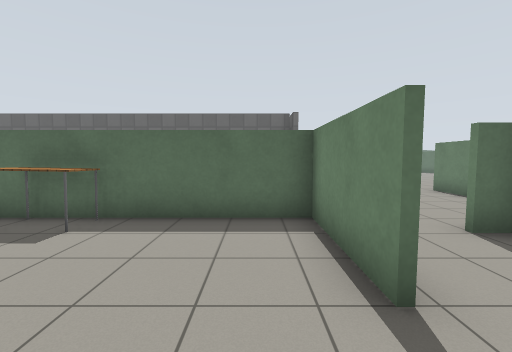
view 1 (above)

20 first-person views from a walk through a world built for the Gazebo simulator. The camera is 1.2 m above the floor, tilts 4° down and sees 90° across. The floor is counted in squares, 1 m on a side. Each view is taken from the middle of a square. On the plan, view 1 faces up. The plan holds only what a view shows up to about 12 squares ahead; the rest is blank. The place goes on beyond the plan. Robots are left out. Gazebo's built-in surfaces are drawn with simple patterns.

view 2
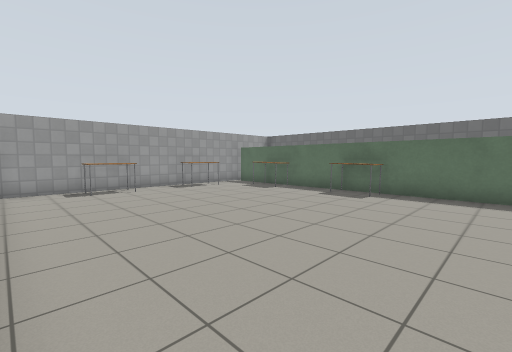

view 3
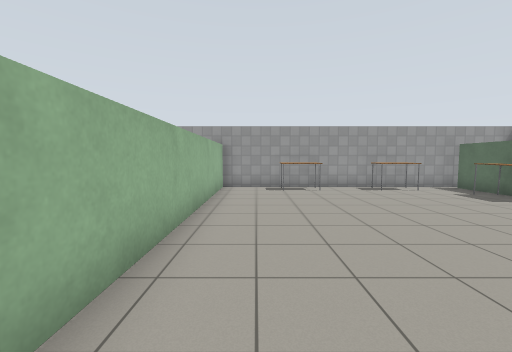

view 4
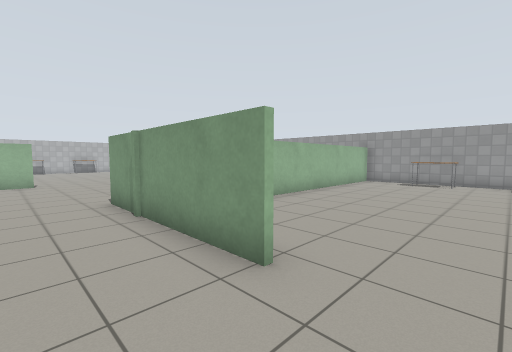

view 5
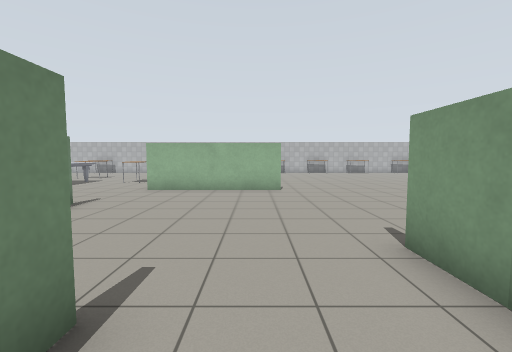

view 6
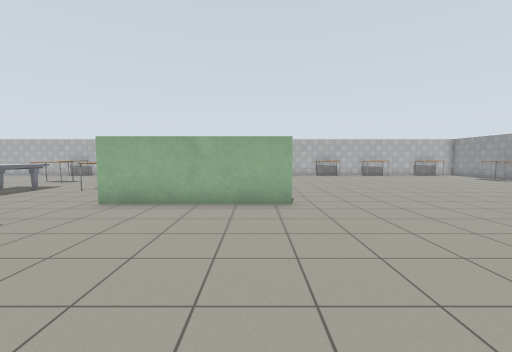

view 7
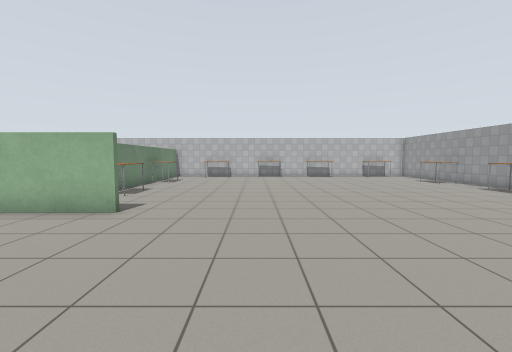

view 8
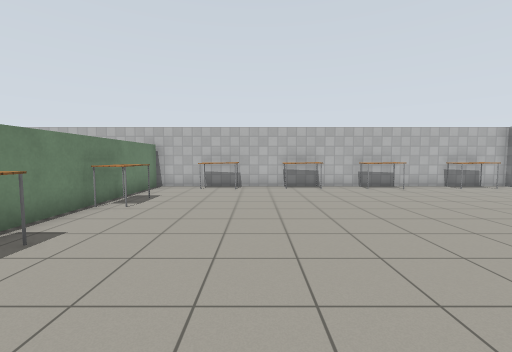

view 9
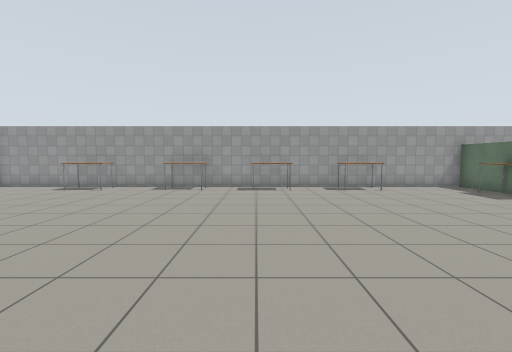

view 10
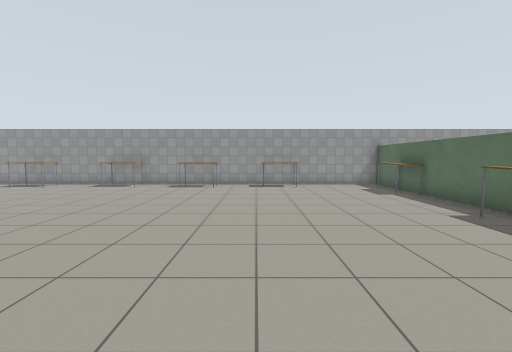

view 11
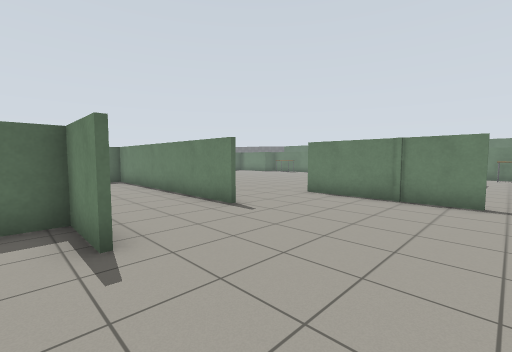

view 12
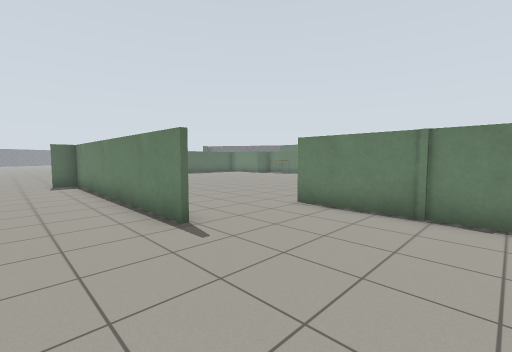

view 13
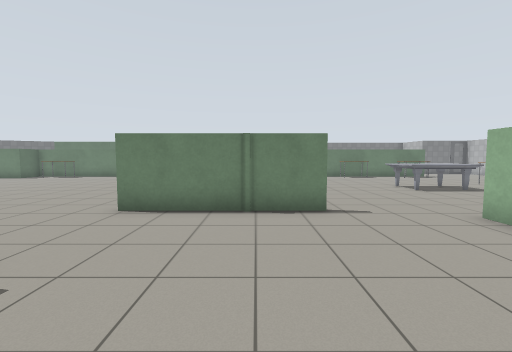

view 14
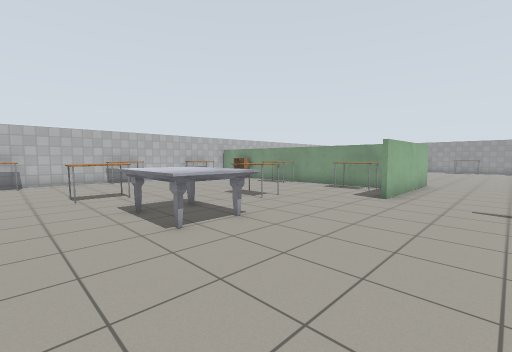

view 15
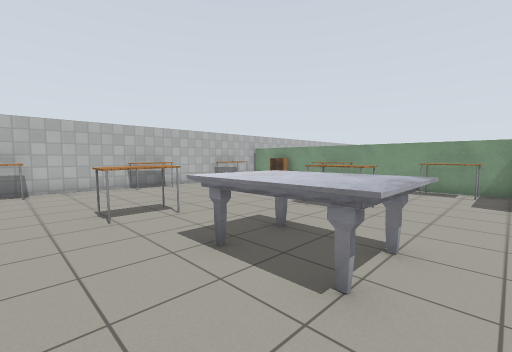

view 16
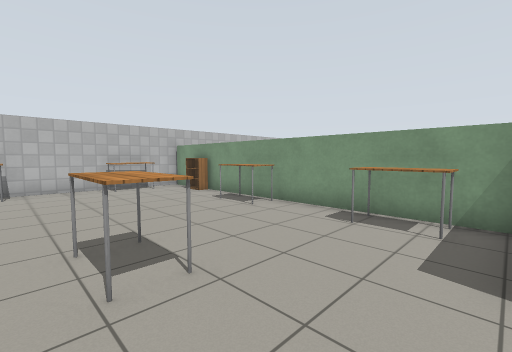

view 17
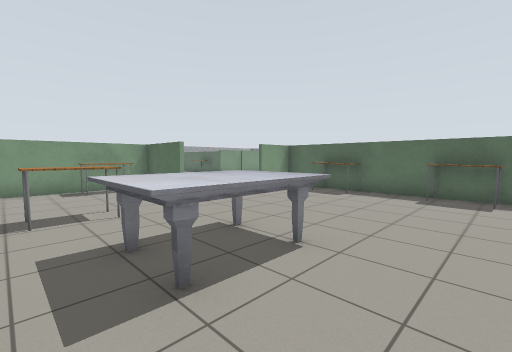

view 18
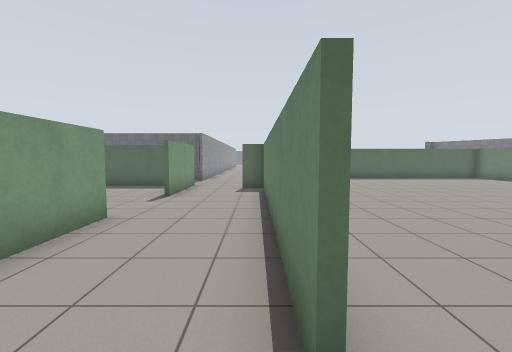

view 19
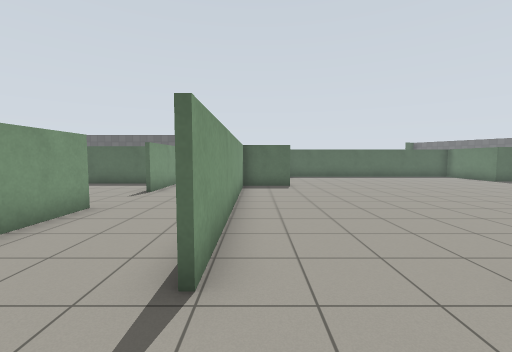

view 20
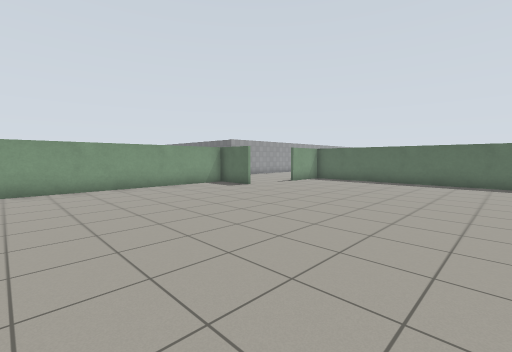

### Floor plan
Points are (right, up) in squares from view 1. A wall is a line through its corners. A room is listed if a view was taken in it or the views show most of it. See-through windows are left out.
Room 1 (views 1, 2, 3)
walls: (-6.5, -4.4) (-4.4, -4.4); (-2.5, -4.4) (-1.2, -4.4); (1.1, 1.9) (1.1, 5.1) (-10.3, 5.1); (-10.5, -4.4) (-9.4, -4.4); (-10.6, 5.9) (-10.6, -4.6)
ways out: opening at (-8, -4) to room 2; opening at (1, 0.5) to room 2
objects: table (-10, -2) to (-10, -1); table (-10, 2) to (-10, 3); table (-8, 4) to (-7, 4); table (-4, -5) to (-3, -5); table (-4, 4) to (-3, 5)
Room 2 (views 4, 5, 6, 7, 8, 9, 10, 11, 12, 13, 18, 19)
walls: (2, -12.5) (7.1, -12.5); (0.8, -6.5) (0.8, -4.5) (-0.1, -4.5); (-4.4, -4.5) (-6.5, -4.5); (4.3, -19.5) (4.3, -16.5); (7.8, -9.6) (7.8, -4.8); (-9.4, -4.5) (-10.6, -4.5); (4.3, -3.4) (4.3, -4.9) (4.3, 4); (-10.6, -4.6) (-10.6, -23.8) (4.1, -23.8); (1, -0.9) (1, -6.5); (4.3, -23.8) (4.3, -20.4); (1.3, 5.3) (1.3, 1.9)
ways out: opening at (-8, -4) to room 1; opening at (1, 0.5) to room 1; opening at (7.7, -11) to room 3; opening at (6, -4.3) to room 4; opening at (2.5, 4.5)
objects: table (-10, -20) to (-10, -19); table (-10, -16) to (-10, -15); table (-10, -13) to (-10, -12); table (-10, -9) to (-10, -8); table (-9, -23) to (-8, -23); table (-9, -5) to (-7, -5); table (-6, -23) to (-5, -23); table (-2, -23) to (-1, -23); table (1, -23) to (2, -23); table (3, -20) to (4, -20); table (3, -16) to (4, -15)
Room 3 (views 14, 15, 16, 17)
walls: (7.1, -12.7) (4.3, -12.7) (4.3, -23.8); (4.1, -23.8) (15.1, -23.8); (9.6, -7.9) (7.6, -7.9); (7.9, -7.8) (7.9, -9.6); (13.6, -7.9) (10.6, -7.9)
ways out: opening at (7.7, -11) to room 2
objects: bookshelf (5, -22); table (5, -19) to (5, -18); table (5, -15) to (5, -14); other object (6, -23) to (7, -23); table (9, -17) to (9, -16); table (10, -23) to (11, -23); table (10, -9) to (11, -8); marble table (11, -16) to (13, -14); table (12, -19) to (13, -18); table (14, -9) to (14, -8); other object (15, -23)
Room 4 (view 20)
walls: (6.5, 4) (3.4, 4); (4.3, 2.6) (4.3, -3.4); (10.6, -7.9) (9.6, -7.9); (15.1, -7.9) (13.6, -7.9); (15.1, 9.4) (11.2, 9.4)
ways out: opening at (6, -4.3) to room 2; opening at (6.7, 6)

Positions as (right, up) in squares from view 1, and headings:
1: (0, 0), facing up
2: (0, -4), facing up-left
3: (0, -3), facing left
4: (3, 1), facing down-left
5: (3, -3), facing down
6: (3, -6), facing down
7: (-1, -7), facing down
8: (0, -13), facing down
9: (0, -13), facing left
10: (1, -10), facing left
11: (0, -10), facing up-right
12: (2, -9), facing up-right
13: (2, -8), facing right
14: (15, -10), facing down-left
15: (15, -13), facing down-left
16: (10, -13), facing down-left
17: (15, -17), facing up-left
18: (4, -6), facing up
19: (5, -7), facing up
20: (15, -4), facing up-left
